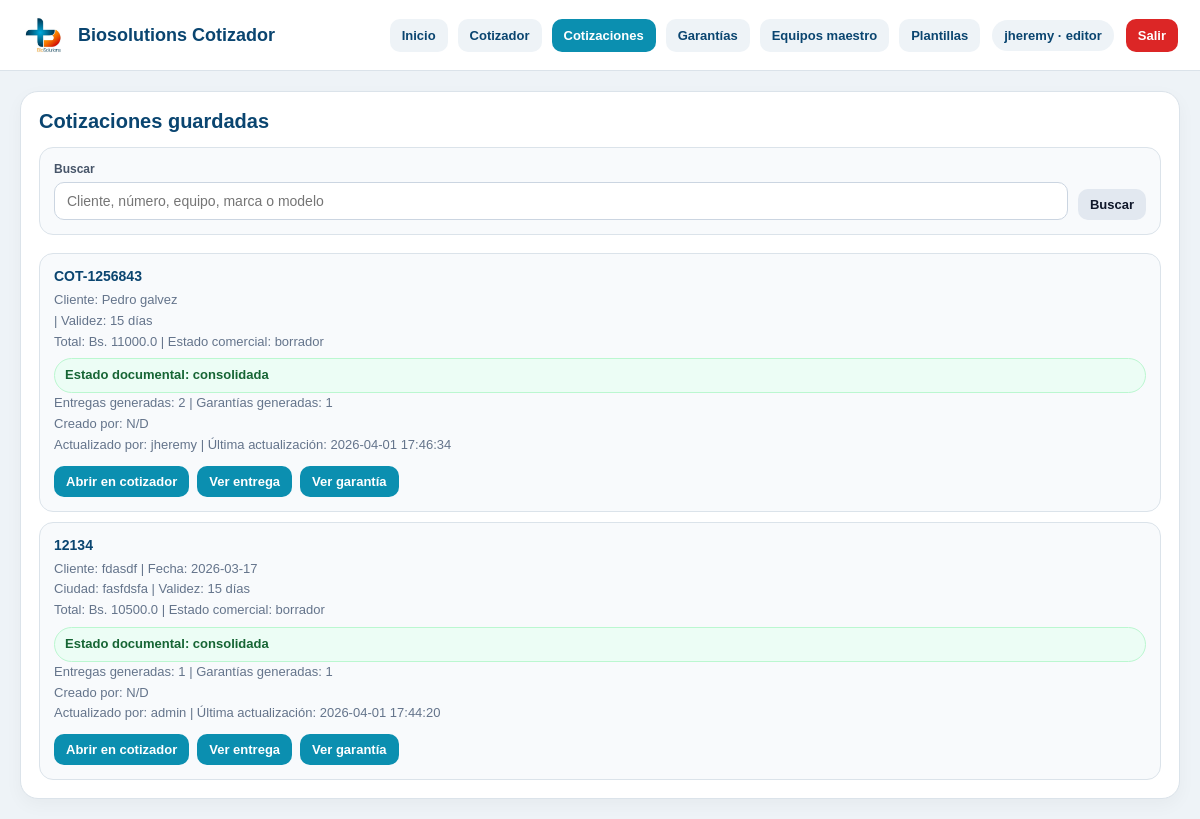
The app's page /cotizaciones (signed in), older data.
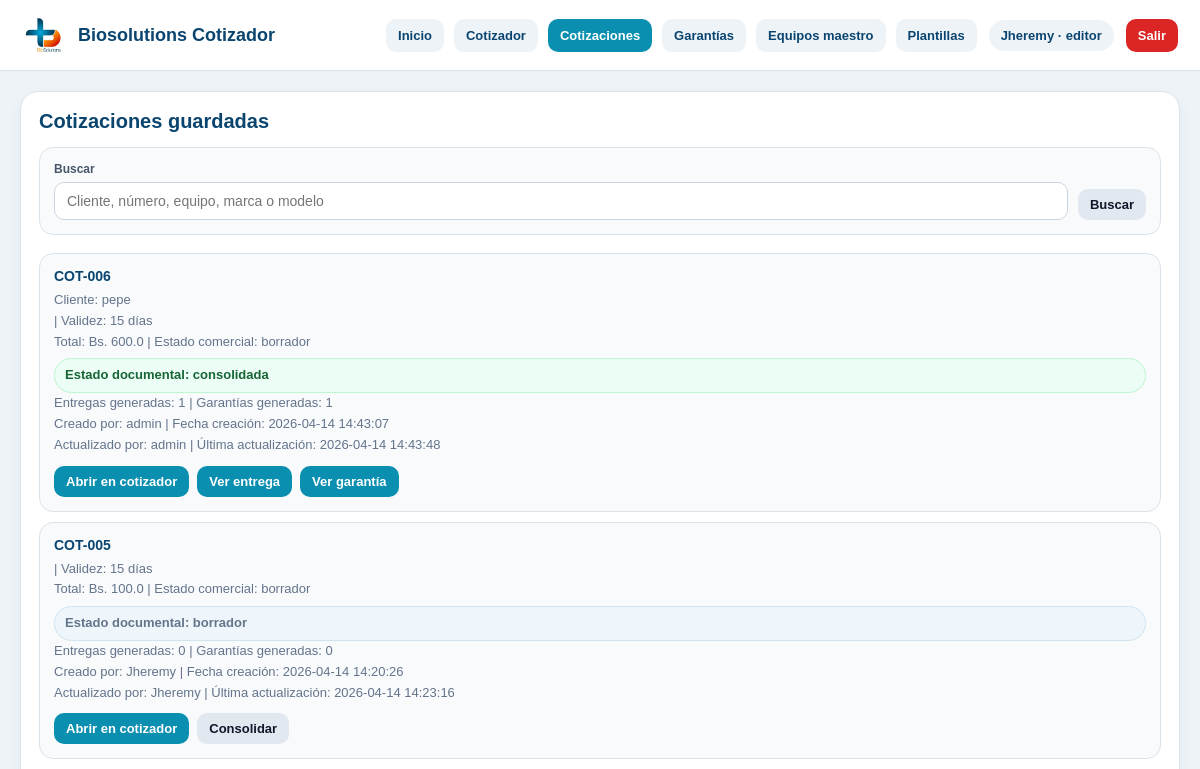
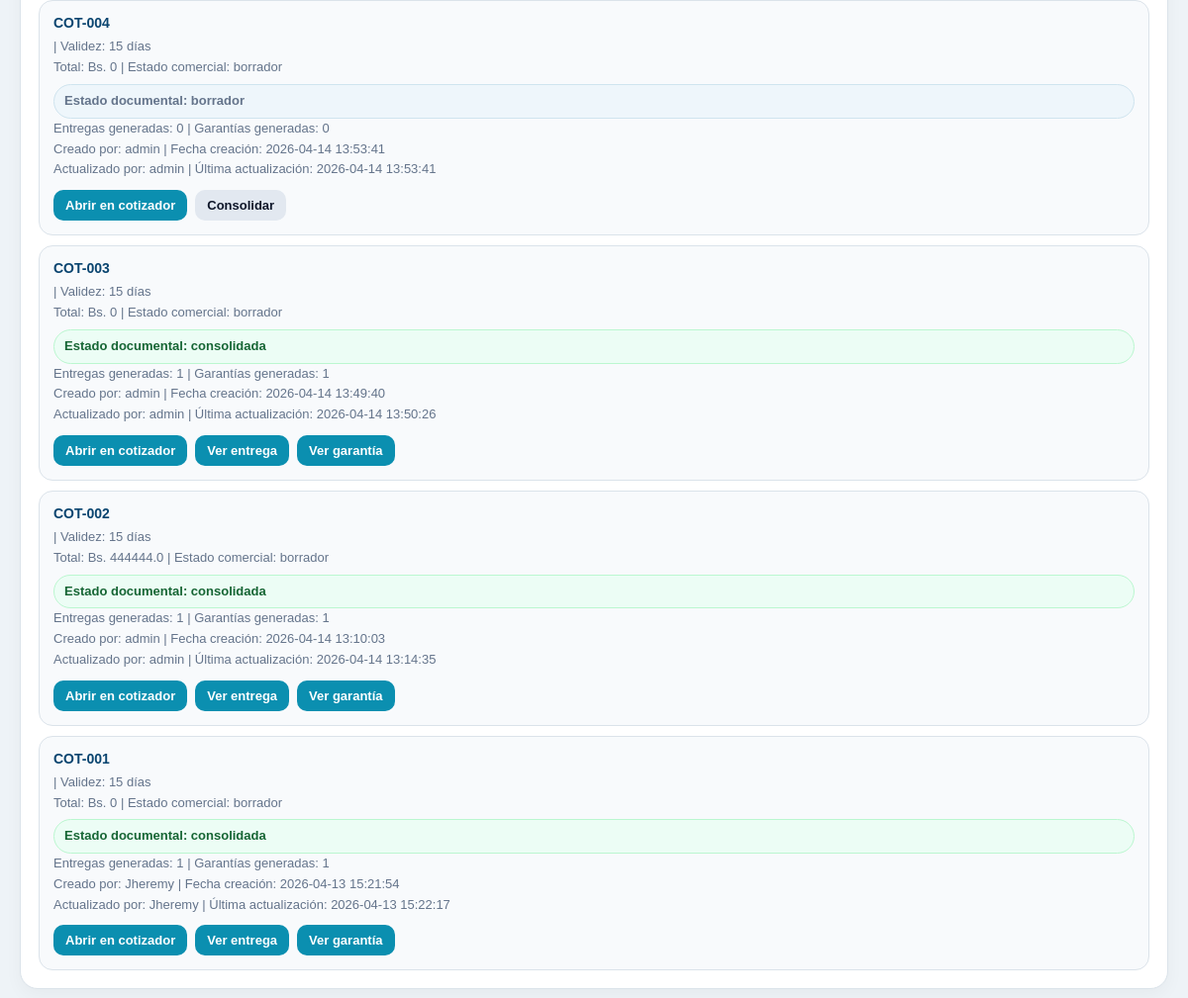
The same page, newer data (2 pictures, top to bottom).
### tables this page shows
CREATE TABLE usuarios (
    id INTEGER PRIMARY KEY AUTOINCREMENT,
    username TEXT NOT NULL UNIQUE,
    password_hash TEXT NOT NULL,
    nombre TEXT,
    rol TEXT NOT NULL DEFAULT 'editor',
    activo INTEGER NOT NULL DEFAULT 1,
    creado_en TEXT NOT NULL DEFAULT CURRENT_TIMESTAMP
);

CREATE TABLE cotizaciones (
    id INTEGER PRIMARY KEY AUTOINCREMENT,
    numero TEXT,
    fecha TEXT,
    cliente TEXT,
    atencion TEXT,
    ciudad TEXT,
    validez TEXT,
    forma_pago TEXT,
    observaciones TEXT,
    moneda TEXT DEFAULT 'BOB',
    total REAL DEFAULT 0,
    estado TEXT DEFAULT 'borrador'
, payload_json TEXT, creado_por_user_id INTEGER, actualizado_por_user_id INTEGER, creado_en TEXT, actualizado_en TEXT, estado_documental TEXT DEFAULT 'borrador');

### app.py (the view)
@app.route("/cotizaciones")
@login_required
def cotizaciones_page():
    conn = get_db_connection()
    ensure_auth_schema(conn)
    q = (request.args.get("q") or "").strip()
    q_like = f"%{q}%"
    base_query = """
        SELECT
            c.*,
            uc.username AS creado_por_username,
            ua.username AS actualizado_por_username,
            (
                SELECT COUNT(1)
                FROM entregas e
                WHERE e.cotizacion_id = c.id
            ) AS entregas_count,
            (
                SELECT e.id
                FROM entregas e
                WHERE e.cotizacion_id = c.id
                ORDER BY e.id DESC
                LIMIT 1
            ) AS ultima_entrega_id,
            (
                SELECT COUNT(1)
                FROM garantias g
                WHERE g.cotizacion_id = c.id
            ) AS garantias_count,
            (
                SELECT g.id
                FROM garantias g
                WHERE g.cotizacion_id = c.id
                ORDER BY g.id DESC
                LIMIT 1
            ) AS ultima_garantia_id
        FROM cotizaciones c
        LEFT JOIN usuarios uc ON uc.id = c.creado_por_user_id
        LEFT JOIN usuarios ua ON ua.id = c.actualizado_por_user_id
    """
    if q:
        cotizaciones = conn.execute(base_query + """
            WHERE
                c.numero LIKE ?
                OR c.cliente LIKE ?
                OR c.ciudad LIKE ?
                OR EXISTS (
                    SELECT 1
                    FROM cotizacion_items ci
                    WHERE ci.cotizacion_id = c.id
                      AND (
                          ci.nombre_editado LIKE ?
                          OR ci.marca_editada LIKE ?
                          OR ci.modelo_editado LIKE ?
                      )
                )
            ORDER BY c.id DESC
        """, (q_like, q_like, q_like, q_like, q_like, q_like)).fetchall()
    else:
        cotizaciones = conn.execute(base_query + """
            ORDER BY c.id DESC
        """).fetchall()
    conn.close()
    return render_template(
        "cotizaciones.html",
        cotizaciones=cotizaciones,
        active_page="cotizaciones",
        search_query=q
    )

### app.py (called while the page is built)
def get_db_connection():
    conn = sqlite3.connect(DB_PATH, timeout=10)
    conn.row_factory = sqlite3.Row
    return conn

def ensure_payload_json_column(conn):
    columns = conn.execute("PRAGMA table_info(cotizaciones)").fetchall()
    column_names = [col["name"] for col in columns]
    if "payload_json" not in column_names:
        conn.execute("ALTER TABLE cotizaciones ADD COLUMN payload_json TEXT")
        conn.commit()

def ensure_users_table(conn):
    conn.execute("""
        CREATE TABLE IF NOT EXISTS usuarios (
            id INTEGER PRIMARY KEY AUTOINCREMENT,
            username TEXT NOT NULL UNIQUE,
            password_hash TEXT NOT NULL,
            nombre TEXT,
            rol TEXT NOT NULL DEFAULT 'editor',
            activo INTEGER NOT NULL DEFAULT 1,
            creado_en TEXT NOT NULL DEFAULT CURRENT_TIMESTAMP
        )
    """)
    conn.commit()

def ensure_documentos_schema(conn):
    ensure_payload_json_column(conn)
    ensure_cotizaciones_audit_columns(conn)
    ensure_cotizacion_documental_column(conn)
    ensure_entregas_table(conn)
    ensure_garantias_table(conn)

def ensure_auth_schema(conn):
    ensure_users_table(conn)
    ensure_documentos_schema(conn)

### templates/cotizaciones.html (shortened to what this page needs)
{% extends "base.html" %}
{% block content %}
<section class="page-card">
  <h2>Cotizaciones guardadas</h2>
  <form method="get" action="{{ url_for('cotizaciones_page') }}" class="search-bar">
    <div class="field">
      <label for="q">Buscar</label>
      <input
        id="q"
        name="q"
        type="text"
        value="{{ search_query or '' }}"
        placeholder="Cliente, número, equipo, marca o modelo"
      />
    </div>
    <div class="search-actions">
      <button type="submit" class="secondary-btn">Buscar</button>
    </div>
  </form>
  {% if cotizaciones %}
    <div class="lib-list">
      {% for c in cotizaciones %}
        <div class="lib-card">
          <strong>{{ c["numero"] or "Sin número" }}</strong>
          <span>
            {% if c["cliente"] %}Cliente: {{ c["cliente"] }}{% endif %}
            {% if c["fecha"] %} | Fecha: {{ c["fecha"] }}{% endif %}
          </span>
          <span>
            {% if c["ciudad"] %}Ciudad: {{ c["ciudad"] }}{% endif %}
            {% if c["validez"] %} | Validez: {{ c["validez"] }}{% endif %}
          </span>
          <span>
            Total: Bs. {{ c["total"] or 0 }}
            {% if c["estado"] %} | Estado comercial: {{ c["estado"] }}{% endif %}
          </span>
          <span class="status-chip {% if (c['estado_documental'] or 'borrador') == 'consolidada' %}consolidada{% endif %}">
            Estado documental: {{ c["estado_documental"] or "borrador" }}
          </span>
          <span>
            Entregas generadas: {{ c["entregas_count"] or 0 }}
            | Garantías generadas: {{ c["garantias_count"] or 0 }}
          </span>
          <span>
            Creado por: {{ c["creado_por_username"] or "N/D" }}
            {% if c["creado_en"] %} | Fecha creación: {{ c["creado_en"] }}{% endif %}
          </span>
          <span>
            Actualizado por: {{ c["actualizado_por_username"] or "N/D" }}
            {% if c["actualizado_en"] %} | Última actualización: {{ c["actualizado_en"] }}{% endif %}
          </span>
          <div class="actions">
            <a href="{{ url_for('cotizador') }}?cotizacion_id={{ c['id'] }}">Abrir en cotizador</a>
            {% if current_role in ['admin', 'editor'] and (c["estado_documental"] or "borrador") != "consolidada" %}
              <form method="post"
                action="{{ url_for('consolidar_cotizacion', cotizacion_id=c['id']) }}"
                class="inline-form"
                data-stay-on-cotizaciones="true"
                data-confirm-message="¿Consolidar esta cotización? Luego podrás generar acta de entrega y garantía.">
                          <button type="submit" class="secondary-btn">Consolidar</button>
              </form>
            {% endif %}
            {% if current_role in ['admin', 'editor'] and (c["estado_documental"] or "borrador") == "consolidada" %}
              {% if (c["entregas_count"] or 0) == 0 %}
                <form method="post"
                      action="{{ url_for('generar_entrega_desde_cotizacion', cotizacion_id=c['id']) }}"
                      class="inline-form">
                  <button type="submit" class="secondary-btn">Generar acta de entrega</button>
                </form>
              {% else %}
                <a href="{{ url_for('entrega_detail_page', entrega_id=c['ultima_entrega_id']) }}">Ver entrega</a>
              {% endif %}
              {% if (c["garantias_count"] or 0) == 0 %}
                <form method="post"
                    action="{{ url_for('generar_garantia_desde_cotizacion', cotizacion_id=c['id']) }}"
                    class="inline-form"
                    data-stay-on-cotizaciones="true">
                  <button type="submit" class="secondary-btn">Generar garantía</button>
                </form>
              {% else %}
                <a href="{{ url_for('garantia_detail_page', garantia_id=c['ultima_garantia_id']) }}">Ver garantía</a>
              {% endif %}
            {% endif %}
          </div>
        </div>
      {% endfor %}
    </div>
  {% endif %}
</section>
{% endblock %}

### templates/base.html (shortened to what this page needs)
<!DOCTYPE html>
<html lang="es">
<head>
  <link rel="stylesheet" href="{{ url_for('static', filename='styles.css') }}?v=7" />
</head>
<body>
  <header class="topbar">
    <div class="topbar-left">
      <img src="{{ url_for('static', filename='logo_biosolutions.png') }}" alt="BioSolutions" class="topbar-logo">
      <div class="topbar-title">Biosolutions Cotizador</div>
    </div>
    <div class="topbar-right">
      <nav class="nav-links">
        <a href="{{ url_for('dashboard') }}" class="{% if active_page == 'inicio' %}active{% endif %}">Inicio</a>
         {% if current_role in ['admin', 'editor', 'visor'] %}
          <a href="{{ url_for('cotizador') }}" class="{% if active_page == 'cotizador' %}active{% endif %}">Cotizador</a>
          <a href="{{ url_for('cotizaciones_page') }}" class="{% if active_page == 'cotizaciones' %}active{% endif %}">Cotizaciones</a>
          <a href="{{ url_for('garantias_page') }}" class="{% if active_page == 'garantias' %}active{% endif %}">Garantías</a>
        {% endif %}
        {% if current_role in ['admin', 'editor', 'visor'] %}
          <a href="{{ url_for('equipos_page') }}" class="{% if active_page == 'equipos' %}active{% endif %}">Equipos maestro</a>
          <a href="{{ url_for('plantillas_page') }}" class="{% if active_page == 'plantillas' %}active{% endif %}">Plantillas</a>
        {% endif %}
      </nav>
      {% if current_user %}
        <div class="user-chip">
          {{ current_user["username"] }} · {{ current_user["rol"] }}
        </div>
        <a href="{{ url_for('logout') }}" class="logout-link">Salir</a>
      {% endif %}
    </div>
  </header>
  <main class="page-shell">
    {% block content %}{% endblock %}
  </main>
</body>
</html>

Row changes from the older to the newer data that the page shows:
no longer on this page (row edited): usuarios: username "jheremy", rol "editor"
removed cotizaciones: numero "COT-1256843", cliente "Pedro galvez", validez "15 días", total "11000.0", estado "borrador", estado_documental "consolidada", actualizado_por_user "2", c "1", c "N/D", username "jheremy", actualizado_en "2026-04-01 17:46:34"
removed cotizaciones: numero "12134", cliente "fdasdf", fecha "2026-03-17", ciudad "fasfdsfa", validez "15 días", total "10500.0", estado "borrador", estado_documental "consolidada", actualizado_por_user "1", c "N/D", username "admin", actualizado_en "2026-04-01 17:44:20"
added usuarios: username "Jheremy", rol "editor"
added cotizaciones: numero "COT-006", cliente "pepe", validez "15 días", total "600.0", estado "borrador", estado_documental "consolidada", c "1", username "admin", creado_en "2026-04-14 14:43:07", actualizado_en "2026-04-14 14:43:48"
added cotizaciones: numero "COT-005", validez "15 días", total "100.0", estado "borrador", estado_documental "borrador", c "0", username "Jheremy", creado_en "2026-04-14 14:20:26", actualizado_en "2026-04-14 14:23:16"
added cotizaciones: numero "COT-004", validez "15 días", total "0", estado "borrador", estado_documental "borrador", c "0", username "admin", creado_en "2026-04-14 13:53:41", actualizado_en "2026-04-14 13:53:41"
added cotizaciones: numero "COT-003", validez "15 días", total "0", estado "borrador", estado_documental "consolidada", c "1", username "admin", creado_en "2026-04-14 13:49:40", actualizado_en "2026-04-14 13:50:26"
added cotizaciones: numero "COT-002", validez "15 días", total "444444.0", estado "borrador", estado_documental "consolidada", c "1", username "admin", creado_en "2026-04-14 13:10:03", actualizado_en "2026-04-14 13:14:35"
added cotizaciones: numero "COT-001", validez "15 días", total "0", estado "borrador", estado_documental "consolidada", c "1", username "Jheremy", creado_en "2026-04-13 15:21:54", actualizado_en "2026-04-13 15:22:17"
